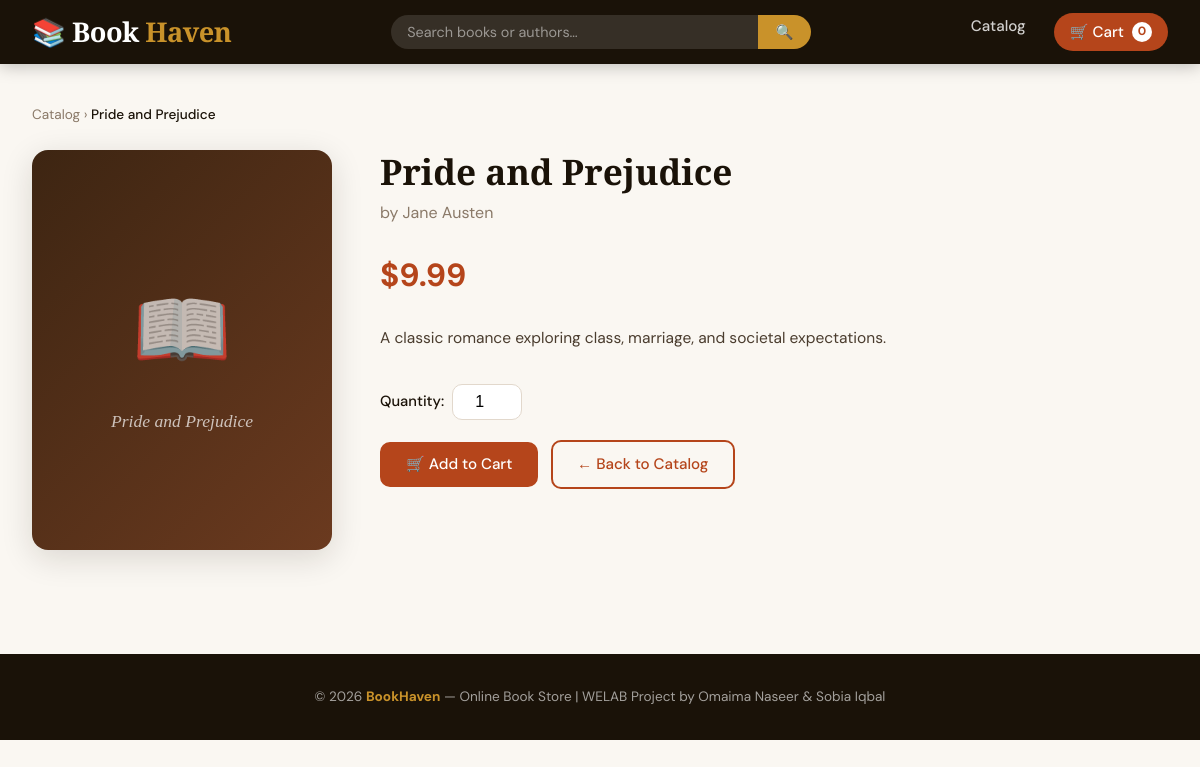
Screenshot of /book.php?id=4 with the database file from the repository.
### tables this page shows
CREATE TABLE IF NOT EXISTS books (
    id         INT            NOT NULL AUTO_INCREMENT,
    title      VARCHAR(255)   NOT NULL,
    author     VARCHAR(150)   NOT NULL,
    price      DECIMAL(8,2)   NOT NULL CHECK (price > 0),
    image      VARCHAR(255)   DEFAULT NULL,
    description TEXT          DEFAULT NULL,
    created_at TIMESTAMP      NOT NULL DEFAULT CURRENT_TIMESTAMP,
    PRIMARY KEY (id)
);

### config.php (called while the page is built, shortened)
<?php
function e(string $str): string {
    return htmlspecialchars($str, ENT_QUOTES, 'UTF-8');
}

### book.php (the view, shortened to what this page needs)
<?php
require_once __DIR__ . '/config.php';
$id = (int)($_GET['id'] ?? 0);
$db = getDB();
$stmt = $db->prepare("SELECT * FROM books WHERE id = ?");
$stmt->execute([$id]);
$book = $stmt->fetch();
include __DIR__ . '/partials/header.php';
?>
<div class="container">
  <p class="breadcrumb">
    <a href="/obs/index.php">Catalog</a> › <span><?= e($book['title']) ?></span>
  </p>
  <div class="book-detail">
    <div class="cover-wrap">
      <?php if (!empty($book['image']) && file_exists(__DIR__ . '/images/' . $book['image'])): ?>
        <img src="/obs/images/<?= e($book['image']) ?>" alt="<?= e($book['title']) ?>">
      <?php else: ?>
        <div style="display:flex;flex-direction:column;align-items:center;justify-content:center;color:rgba(255,255,255,.7);padding:2rem;text-align:center;">
          <div style="font-size:5rem;">📖</div>
          <div style="font-family:var(--font-head);font-size:1.1rem;font-style:italic;margin-top:1rem;line-height:1.3;"><?= e($book['title']) ?></div>
        </div>
      <?php endif; ?>
    </div>
    <div class="detail-info">
      <h1><?= e($book['title']) ?></h1>
      <div class="author">by <?= e($book['author']) ?></div>
      <div class="detail-price">$<?= number_format($book['price'], 2) ?></div>
      <?php if (!empty($book['description'])): ?>
        <p class="description"><?= e($book['description']) ?></p>
      <?php endif; ?>
      <form action="/obs/cart.php" method="POST">
        <div class="qty-input">
          <label for="qty">Quantity:</label>
          <input type="number" id="qty" name="qty" value="1" min="1" max="99">
        </div>
        <button type="submit" class="btn btn-primary">🛒 Add to Cart</button>
        <a href="/obs/index.php" class="btn btn-outline">← Back to Catalog</a>
      </form>
    </div>
  </div>
</div>
<?php include __DIR__ . '/partials/footer.php'; ?>

### style.css (style rules this page uses)
:root { --ink: #1a1208; --cream: #faf7f2; --warm: #f5ede0; --accent: #b5451b; --accent-lt: #d9623a; --gold: #c9922a; --muted: #8a7968; --border: #e2d8cc; --card-bg: #ffffff; --shadow: 0 2px 12px rgba(26,18,8,.08); --shadow-lg: 0 8px 32px rgba(26,18,8,.14); --radius: 10px; --radius-lg: 16px; --font-head: 'Playfair Display', Georgia, serif; --font-body: 'DM Sans', system-ui, sans-serif; --transition: .2s ease; }
*, *::before, *::after { box-sizing: border-box; margin: 0; padding: 0; }
body { font-family: var(--font-body); background: var(--cream); color: var(--ink); line-height: 1.6; min-height: 100vh; }
a { color: var(--accent); text-decoration: none; }
.btn { display: inline-block; padding: .65rem 1.5rem; border-radius: var(--radius); font-family: var(--font-body); font-weight: 500; font-size: .95rem; cursor: pointer; transition: all var(--transition); border: 2px solid transparent; text-align: center; }
.btn-primary { background: var(--accent); color: #fff; border-color: var(--accent); }
.btn-outline { background: transparent; border-color: var(--accent); color: var(--accent); }
.container { max-width: 1200px; margin: 0 auto; padding: 2.5rem 2rem; }
.book-detail { display: grid; grid-template-columns: 300px 1fr; gap: 3rem; align-items: start; }
.book-detail .cover-wrap { border-radius: var(--radius-lg); overflow: hidden; box-shadow: var(--shadow-lg); aspect-ratio: 3/4; background: linear-gradient(135deg, #3d2512, #6b3a1f); display: flex; align-items: center; justify-content: center; }
.book-detail .detail-info h1 { font-family: var(--font-head); font-size: 2.2rem; line-height: 1.2; margin-bottom: .5rem; }
.book-detail .detail-info .author { color: var(--muted); font-size: 1rem; margin-bottom: 1.5rem; }
.book-detail .detail-price { font-size: 2rem; font-weight: 700; color: var(--accent); margin-bottom: 1.5rem; }
.book-detail .description { color: #4a3c2e; line-height: 1.75; margin-bottom: 2rem; font-size: .97rem; }
.breadcrumb { font-size: .85rem; color: var(--muted); margin-bottom: 1.5rem; }
.breadcrumb a { color: var(--muted); }
.breadcrumb span { color: var(--ink); font-weight: 500; }
.qty-input { display: flex; align-items: center; gap: .5rem; margin-bottom: 1.25rem; }
.qty-input label { font-weight: 500; font-size: .92rem; }
.qty-input input[type="number"] { width: 70px; padding: .5rem .75rem; border: 1.5px solid var(--border); border-radius: var(--radius); font-size: 1rem; text-align: center; }

### rows the page displays
books: title "Pride and Prejudice", author "Jane Austen", price "9.99", description "A classic romance exploring class, marriage, and societal expectations."

### other values shown
$cartCount "0"
